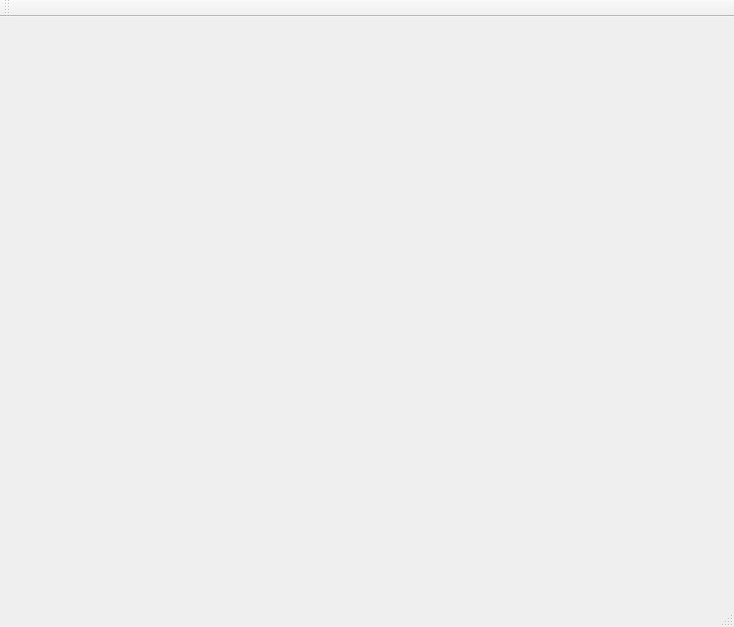
<?xml version="1.0" encoding="UTF-8"?>
<ui version="4.0">
 <class>MainWindow</class>
 <widget class="QMainWindow" name="MainWindow">
  <property name="geometry">
   <rect>
    <x>0</x>
    <y>0</y>
    <width>734</width>
    <height>627</height>
   </rect>
  </property>
  <property name="windowTitle">
   <string>MainWindow</string>
  </property>
  <widget class="QWidget" name="centralWidget">
   <widget class="QGLESWIDGET" name="widget" native="true">
    <property name="geometry">
     <rect>
      <x>10</x>
      <y>10</y>
      <width>600</width>
      <height>500</height>
     </rect>
    </property>
   </widget>
  </widget>
  <widget class="QMenuBar" name="menuBar">
   <property name="geometry">
    <rect>
     <x>0</x>
     <y>0</y>
     <width>734</width>
     <height>25</height>
    </rect>
   </property>
  </widget>
  <widget class="QToolBar" name="mainToolBar">
   <attribute name="toolBarArea">
    <enum>TopToolBarArea</enum>
   </attribute>
   <attribute name="toolBarBreak">
    <bool>false</bool>
   </attribute>
  </widget>
  <widget class="QStatusBar" name="statusBar"/>
 </widget>
 <layoutdefault spacing="6" margin="11"/>
 <customwidgets>
  <customwidget>
   <class>QGLESWIDGET</class>
   <extends>QWidget</extends>
   <header>qgleswidget.h</header>
   <container>1</container>
  </customwidget>
 </customwidgets>
 <resources/>
 <connections/>
</ui>
